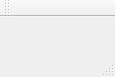
<?xml version="1.0" encoding="UTF-8"?>
<ui version="4.0">
 <class>MainWindow</class>
 <widget class="QMainWindow" name="MainWindow">
  <property name="geometry">
   <rect>
    <x>0</x>
    <y>0</y>
    <width>115</width>
    <height>77</height>
   </rect>
  </property>
  <property name="windowTitle">
   <string>drs-converter</string>
  </property>
  <widget class="QWidget" name="centralWidget"/>
  <widget class="QMenuBar" name="menuBar">
   <property name="geometry">
    <rect>
     <x>0</x>
     <y>0</y>
     <width>115</width>
     <height>22</height>
    </rect>
   </property>
  </widget>
  <widget class="QToolBar" name="mainToolBar">
   <attribute name="toolBarArea">
    <enum>TopToolBarArea</enum>
   </attribute>
   <attribute name="toolBarBreak">
    <bool>false</bool>
   </attribute>
  </widget>
  <widget class="QStatusBar" name="statusBar"/>
 </widget>
 <layoutdefault spacing="6" margin="11"/>
 <resources/>
 <connections/>
</ui>
